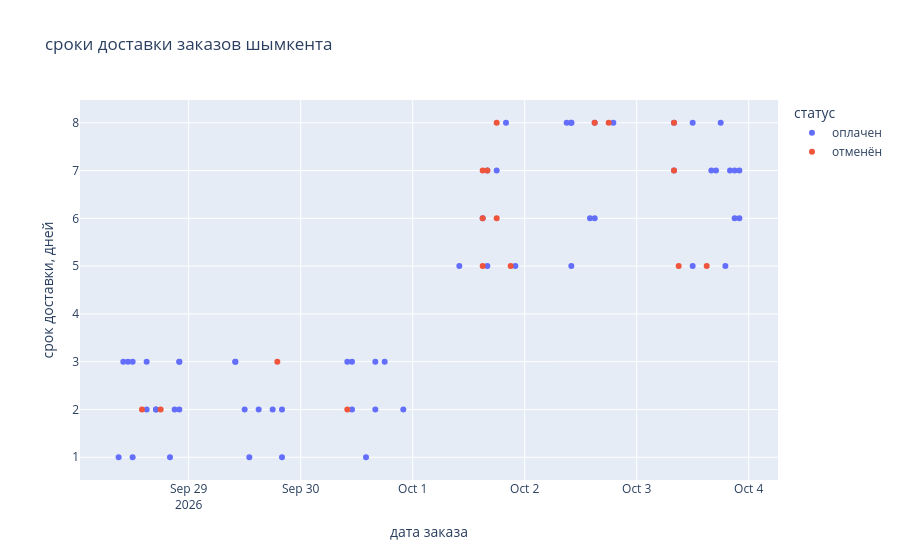

Write notebook code for a chart like this one.
### Markdown cell above
## [Челлендж] 8. Plotly: найти момент сбоя
Точечный график заказов Шымкента 28.09–03.10: `px.scatter(x="order_date", y="delivery_days", color="status", hover_data=["order_id"])`. Наведением найдите последний заказ с быстрой доставкой (≤ 3 дня) и первый медленный (≥ 5 дней).
Проверьте ответ кодом Pandas (фильтр и `sort_values`). GitHub не покажет график Plotly, поэтому ответ напишите текстом.

### Code cell
sh_period = df[
    (df["city"] == "Шымкент")
    & (df["order_date"].dt.normalize() >= "2026-09-28")
    & (df["order_date"].dt.normalize() <= "2026-10-03")
].copy()

fig = px.scatter(
    sh_period,
    x="order_date",
    y="delivery_days",
    color="status",
    hover_data=["order_id"],
    title="сроки доставки заказов шымкента",
    labels={
        "order_date": "дата заказа",
        "delivery_days": "срок доставки, дней",
        "status": "статус"
    }
)
fig.show()

### Figure 1 — Plotly figure (JSON) as saved in the notebook; plotly's stock layout.template omitted (floating-point values rounded to 4 significant figures)
{"data": [{"customdata": [[101793], [101741], [101921], [100181], [100220], [101874], [102304], [101848], [100049], [100007], [100453], [101274], [100942], [100847], [102286], [102493], [101815], [102344], [101024], [102205], [101776], [101836], [101173], [100125], [102290], [101196], [102336], [101446], [102080], [101246], [104543], [103888], [103281], [105071], [104134], [103477], [102847], [102880], [103066], [104284], [103899], [105036], [102837], [103473], [104591], [103091], [104829], [104557], [104807], [104505], [104678], [102857], [103341], [104729], [105219], [103205], [103408], [103964], [104328]], "hovertemplate": "статус=оплачен<br>дата заказа=%{x}<br>срок доставки, дней=%{y}<br>order_id=%{customdata[0]}<extra></extra>", "legendgroup": "оплачен", "marker": {"color": "#636efa", "symbol": "circle"}, "mode": "markers", "name": "оплачен", "orientation": "v", "showlegend": true, "type": "scatter", "x": ["2026-09-28T09:00:00", "2026-09-28T10:00:00", "2026-09-28T11:00:00", "2026-09-28T12:00:00", "2026-09-28T12:00:00", "2026-09-28T15:00:00", "2026-09-28T15:00:00", "2026-09-28T17:00:00", "2026-09-28T17:00:00", "2026-09-28T20:00:00", "2026-09-28T21:00:00", "2026-09-28T22:00:00", "2026-09-28T22:00:00", "2026-09-28T22:00:00", "2026-09-29T10:00:00", "2026-09-29T10:00:00", "2026-09-29T12:00:00", "2026-09-29T13:00:00", "2026-09-29T15:00:00", "2026-09-29T18:00:00", "2026-09-29T20:00:00", "2026-09-29T20:00:00", "2026-09-30T10:00:00", "2026-09-30T11:00:00", "2026-09-30T11:00:00", "2026-09-30T14:00:00", "2026-09-30T16:00:00", "2026-09-30T16:00:00", "2026-09-30T18:00:00", "2026-09-30T22:00:00", "2026-10-01T10:00:00", "2026-10-01T15:00:00", "2026-10-01T16:00:00", "2026-10-01T16:00:00", "2026-10-01T18:00:00", "2026-10-01T20:00:00", "2026-10-01T22:00:00", "2026-10-02T09:00:00", "2026-10-02T10:00:00", "2026-10-02T10:00:00", "2026-10-02T10:00:00", "2026-10-02T14:00:00", "2026-10-02T15:00:00", "2026-10-02T15:00:00", "2026-10-02T17:00:00", "2026-10-02T19:00:00", "2026-10-03T08:00:00", "2026-10-03T08:00:00", "2026-10-03T12:00:00", "2026-10-03T12:00:00", "2026-10-03T16:00:00", "2026-10-03T17:00:00", "2026-10-03T18:00:00", "2026-10-03T19:00:00", "2026-10-03T20:00:00", "2026-10-03T21:00:00", "2026-10-03T21:00:00", "2026-10-03T22:00:00", "2026-10-03T22:00:00"], "xaxis": "x", "y": [1, 3, 3, 1, 3, 2, 3, 2, 2, 1, 2, 2, 3, 3, 3, 3, 2, 1, 2, 2, 2, 1, 3, 2, 3, 1, 3, 2, 3, 2, 5, 6, 7, 5, 7, 8, 5, 8, 8, 8, 5, 6, 8, 6, null, 8, 7, 8, 8, 5, 7, 7, 8, 5, 7, 7, 6, 7, 6], "yaxis": "y"}, {"customdata": [[100364], [102568], [101477], [101617], [103306], [103874], [104980], [104550], [104105], [105113], [104872], [104089], [102702], [104718], [103018], [105112], [104138]], "hovertemplate": "статус=отменён<br>дата заказа=%{x}<br>срок доставки, дней=%{y}<br>order_id=%{customdata[0]}<extra></extra>", "legendgroup": "отменён", "marker": {"color": "#EF553B", "symbol": "circle"}, "mode": "markers", "name": "отменён", "orientation": "v", "showlegend": true, "type": "scatter", "x": ["2026-09-28T14:00:00", "2026-09-28T18:00:00", "2026-09-29T19:00:00", "2026-09-30T10:00:00", "2026-10-01T15:00:00", "2026-10-01T15:00:00", "2026-10-01T15:00:00", "2026-10-01T16:00:00", "2026-10-01T18:00:00", "2026-10-01T18:00:00", "2026-10-01T21:00:00", "2026-10-02T15:00:00", "2026-10-02T18:00:00", "2026-10-03T08:00:00", "2026-10-03T08:00:00", "2026-10-03T09:00:00", "2026-10-03T15:00:00"], "xaxis": "x", "y": [2, 2, 3, 2, 7, 6, 5, 7, 8, 6, 5, 8, 8, 8, 7, 5, 5], "yaxis": "y"}], "layout": {"legend": {"title": {"text": "статус"}, "tracegroupgap": 0}, "title": {"text": "сроки доставки заказов шымкента"}, "xaxis": {"anchor": "y", "domain": [0, 1], "title": {"text": "дата заказа"}}, "yaxis": {"anchor": "x", "domain": [0, 1], "title": {"text": "срок доставки, дней"}}}}
